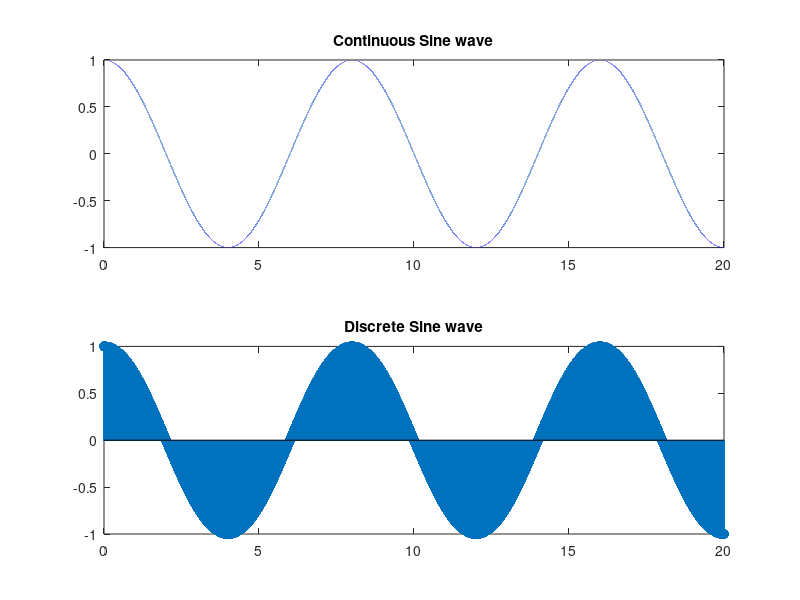

MATLAB code for this plot:
fs=8000;
f=1000;
steps=1/fs;
cycle=1/f;
t=0:steps:20000*cycle;
x=sin(2*pi*(f/fs)*t+pi/2);
subplot(2,1,1);
plot(t,x);
title('Continuous Sine wave');
subplot(2,1,2);
stem(t,x);
title('Discrete Sine wave');